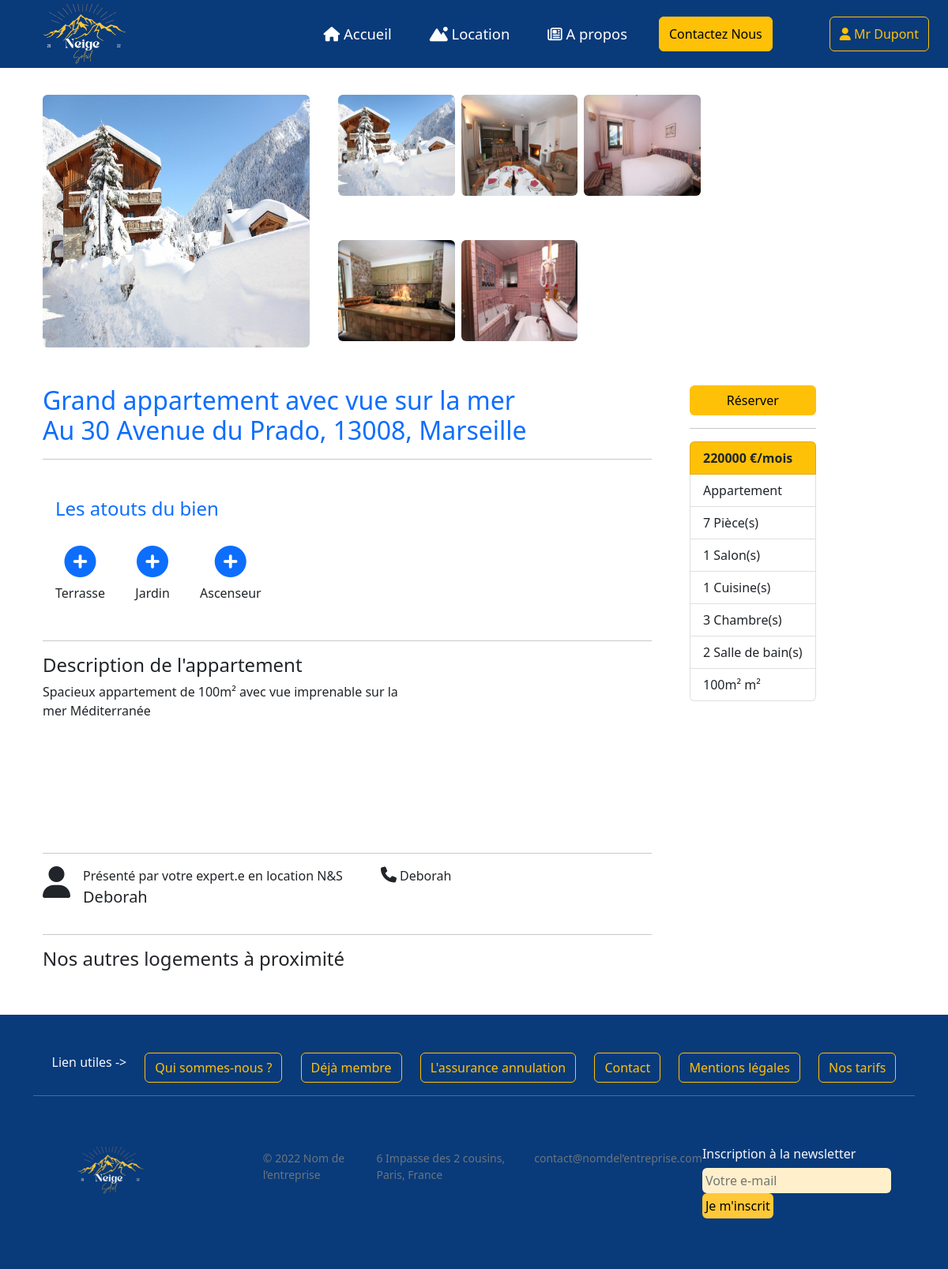
/index.php?page=appartement&id_appart=2 (signed in), run on the app's committed database.
### tables this page shows
CREATE table appartement (
    id_appart int(5) not null AUTO_INCREMENT,
    statut_appart enum ("Disponible", "En location"),
    prix_appart FLOAT,
    intitule_appart VARCHAR(100),
    ville_appart VARCHAR (50),
    cp_appart VARCHAR (50),
    adresse_appart varchar (255),
    description_appart VARCHAR(500),
    type_appart VARCHAR (50),
    superficie_appart VARCHAR (50),
    image VARCHAR (50) NULL,
    nb_chambre int (5),
    nb_cuisine int(5),
    nb_salon int(5),
    nb_salle_bain int(5),
    nb_piece int(5),
    id_user INT(5),
    FOREIGN key (id_user) REFERENCES user(id_user),
    PRIMARY key (id_appart)
);

Create table images (
    id_img int(10) not null AUTO_INCREMENT,
    nom_img varchar(100) not null,
    type_img varchar(100) not null,
    id_appart int(10),
    foreign key (id_appart) references appartement(id_appart),
    primary key (id_img)
);

create table atouts(
    id_atout int(10) not null AUTO_INCREMENT,
    nom_atout varchar(100) not null, 
    id_appart int(5),
    Foreign Key (id_appart) REFERENCES appartement(id_appart),
    primary key (id_atout)
);

### controller/config_database.php (called while the page is built)
<?php
	$server = "localhost";
	$bdd = "neige_soleil";
	$user = "root";
	$mdp = "";
?>

### src/model.php (called while the page is built, shortened)
<?php
class Modele
{
    private $unPDO;
    public function __construct($server, $bdd, $user, $mdp)
    {
        $this->unPDO = null;
        try {
            $url = "mysql:host=" . $server . ";dbname=" . $bdd;
            $this->unPDO = new PDO($url, $user, $mdp);
        } catch (PDOException $exp) {
            echo "<br/>Erreur de connexion à la base de données !";
            echo $exp->getMessage();
        }
    }
    public function recupAllAppartement()
    {
        if ($this->unPDO != null) {
            $request = "select * from appartement";
            $select = $this->unPDO->prepare($request);
            $select->execute();
            $appartements = $select->fetchAll();
            return $appartements;
        } else {
            return null;
        }
    }
    public function selectWhereApprtement($id_appart)
    {
        if ($this->unPDO != null) {
            $request = "select * from appartement where id_appart = :id_appart";
            $donnees = array(":id_appart" => $id_appart);
            $select = $this->unPDO->prepare($request);
            $select->execute($donnees);
            $appartement = $select->fetch();
            return $appartement;
        }
    }
    public function selectWhereImage($id_appart)
    {
        if ($this->unPDO != null) {
            $request = "select * from images where id_appart =:id_appart ";
            $select = $this->unPDO->prepare($request);
            $select->bindValue(':id_appart', $id_appart, PDO::PARAM_INT);
            $select->execute();
            $image = $select->fetchAll();
            return $image;
        }
    }
    public function selectWhereAtout($id_appart)
    {
        if ($this->unPDO != null) {
            $request = "select * from atouts where id_appart =:id_appart ";
            $select = $this->unPDO->prepare($request);
            $select->bindValue(':id_appart', $id_appart, PDO::PARAM_INT);
            $select->execute();
            $atouts = $select->fetchAll();
            return $atouts;
        }
    }
}

### setting/setting_appartement.php (called while the page is built, shortened)
<?php
if (isset($_GET['id_appart'])) {
    $id_appart = $_GET['id_appart'];
    $appartement = $unController->selectWhereApprtement($id_appart);
    $images =$unController->selectWhereImage($id_appart);
    $atouts =$unController->selectWhereAtout($id_appart);
}
if (isset($_POST["filtre_index"])){
    $mot_index = $_POST["mot_index"];
    $statut= $_POST["statut"];
    $prixMax = $_POST["prixMax"];
    $prixMin= $_POST["prixMin"];
    $appartements = $unController->FiltreLocation_index($mot_index, $statut, $prixMax, $prixMin);
}else{
    $appartements = $unController->recupAllAppartement();
}

### controller/controller.php (called while the page is built, shortened)
<?php
require_once("src/model.php");
class Controller
{
    private $unModele;
    public function __construct($server, $bdd, $user, $mdp)
    {
        $this->unModele = new Modele($server, $bdd, $user, $mdp);
    }
    public function recupAllAppartement()
    {
        $appartements = $this->unModele->recupAllAppartement();
        return $appartements;
    }
    public function selectWhereApprtement($id_appart)
    {
        return $this->unModele->selectWhereApprtement($id_appart);
    }
    public function selectWhereImage($id_appart)
    {
        $imagesAppart = $this->unModele->selectWhereImage($id_appart);
        return $imagesAppart;
    }
    public function selectWhereAtout($id_appart)
    {
        $atouts = $this->unModele->selectWhereAtout($id_appart);
        return $atouts;
    }
}

### Templates/appartement.php (the view, shortened to what this page needs)
<section class="container section_appart">
  <div class=" text-center">
    <div class="row container-fluid" style="width:80%;">
      <div class="col-5 ">
        <?php
        echo ' <div class=" mt-5"><img src="Images/' . $appartement['image'] . '" class="rounded card-img-top" style="width:100; height:20rem;" id="full" alt="..."></div>
        </div>
        <div class="col-7 ">
          <div class="container text-center">
            <div class="row g-2">';
        foreach ($images as $image) {
          echo '
                 <div class="col-4">
                <div class="mt-5"><img src="images/' . $image['nom_img'] . '.' . $image['type_img'] . '" class="rounded card-img-top small" style="width:100; height:8rem;" alt="Appartement"></div>
              </div>';
        }
        ?>
      </div>
    </div>
  </div>
  </div>
  </div>
  <div class="d-flex py-5 container">
    <div class="pe-5 w-75">
      <?php
      echo '<h2 class="text-primary fw-lighter">' . $appartement['intitule_appart'] . ' <br> Au ' . $appartement['adresse_appart'] . ', ' . $appartement['cp_appart'] . ', ' . $appartement['ville_appart'] . '</h2>';
      echo '
      <hr>
      <h4 class="mt-5 ps-3 text-primary fw-lighter">Les atouts du bien</h4>
      <div class="d-flex">';
      foreach ($atouts as $atout) {
        echo '   <div class="text-center p-3">
        <i class="fa-solid fa-circle-plus fs-1 text-primary m-2"></i>
        <p>' . $atout['nom_atout'] . '</p>
      </div>';
      }
      echo '
      </div>
      <hr>
      <h4>Description de l\'appartement</h4>
      <p style="height: 25vh; width: 60%; ">' . $appartement['description_appart'] . '</p>
      <hr>
      <div class="d-flex">
        <div class="d-flex pe-5">
          <i class="fa-solid fa-user fs-1 me-3"></i>
          <p>Présenté par votre expert.e en location N&S<br><span class="fs-5">Deborah</span></p>
        </div>
        <div class="pe-5">
          <i class="fa-solid fa-phone fs-5"></i></i> Deborah
        </div>
      </div>
      <hr>
      <h4>Nos autres logements à proximité</h4>
    </div>
    <div>';
      if (!isset($_SESSION["email_locataire"]) && !isset($_SESSION["email_proprio"])) {
        echo '<button class="btn btn-warning w-100" data-bs-target="" data-bs-toggle="modal"><a class="text-decoration-none text-black" href="index.php?page=connexion_locataire">Réserver</a></button>';
      } else {
        echo '<a href="index.php?page=calendrier&id_appart=' . $appartement["id_appart"] . '"><button class="btn btn-warning w-100" data-bs-target="#exampleModalToggle" data-bs-toggle="modal">Réserver</button></a>';
      }
      $nb_piece = $appartement['nb_salon'] + $appartement['nb_cuisine'] + $appartement['nb_chambre'] + $appartement['nb_salle_bain'];
      echo '<hr class="y-5">
        <div>
          <ul class="list-group">
            <li class="list-group-item bg-warning fw-semibold">' . $appartement['prix_appart'] . ' €/mois</li>
            <li class="list-group-item">' . $appartement['type_appart'] . ' </li>
            <li class="list-group-item">' . $nb_piece . ' Pièce(s)</li>
            <li class="list-group-item">' . $appartement['nb_salon'] . ' Salon(s)</li>
            <li class="list-group-item">' . $appartement['nb_cuisine'] . ' Cuisine(s)</li>
            <li class="list-group-item">' . $appartement['nb_chambre'] . ' Chambre(s)</li>
            <li class="list-group-item">' . $appartement['nb_salle_bain'] . ' Salle de bain(s)</li>
            <li class="list-group-item">' . $appartement['superficie_appart'] . ' m²</li>
          </ul>
        </div>
      </div>';
      ?>
    </div>
</section>

### data on the page
appartement: image (picture), intitule_appart "Grand appartement avec vue sur la mer", adresse_appart "30 Avenue du Prado", cp_appart "13008", ville_appart "Marseille", description_appart "Spacieux appartement de 100m² avec vue imprenable sur la mer Méditerranée", prix_appart "220000", type_appart "Appartement", nb_piece "7", nb_salon "1", nb_cuisine "1", nb_chambre "3", nb_salle_bain "2", superficie_appart "100m²"
images: shows a picture
images: shows a picture
images: shows a picture
images: shows a picture
images: shows a picture
atouts: nom_atout "Terrasse"
atouts: nom_atout "Jardin"
atouts: nom_atout "Ascenseur"

### other printed values
$_SESSION["civilite_locataire"] "Mr"
$_SESSION["nom_locataire"] "Dupont"
